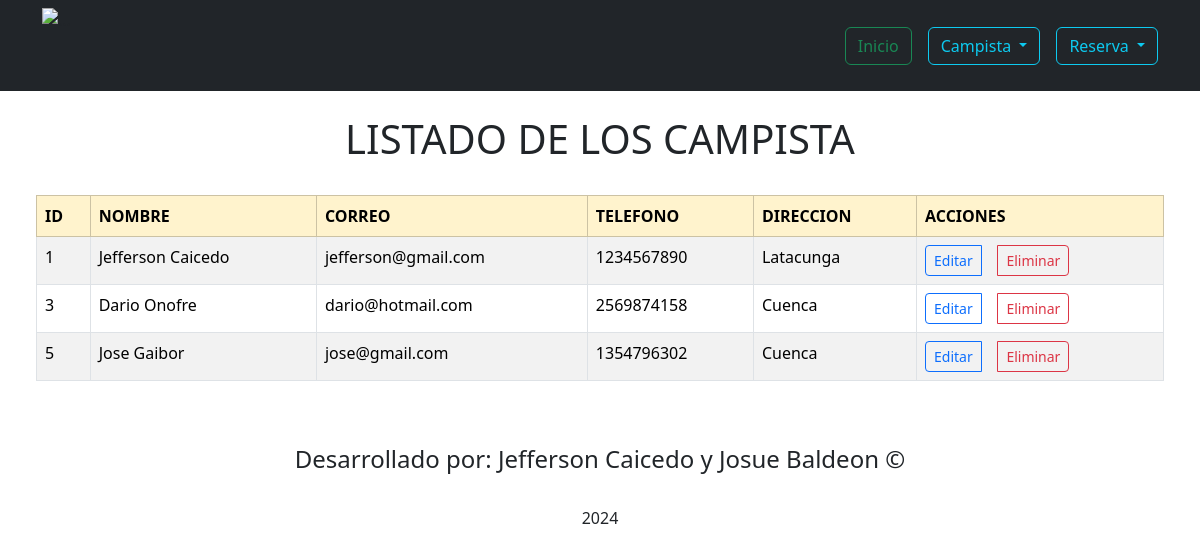
/listadoCampista/, run on the app's committed database.
### Aplicaciones/Camping/models.py (models this page shows, shortened)
class Campista(models.Model):
    idCam = models.AutoField(primary_key=True)
    nombreCampista = models.CharField(max_length=250)
    correoCampista = models.EmailField()
    telefonoCampista = models.CharField(max_length=10)
    direccionCampista = models.TextField()

### Aplicaciones/Camping/views.py (the view)
# urls.py: path('listadoCampista/',views.listadoCampista),
def listadoCampista(request):
    campistaBdd=Campista.objects.all()
    return render(request,'listadoCampista.html',{'campista':campistaBdd})

### Aplicaciones/Camping/templates/listadoCampista.html (shortened to what this page needs)
{% extends "./plantilla.html" %}
{% block contenido %}
<br>
<h1 style="text-align: center;">LISTADO DE LOS CAMPISTA</h1>
<br>
<div style="margin-left:3%; margin-right: 3%;" class="table-responsive">
    <table class="table table-bordered table-striped table-hover">
        <thead class="table-warning">
            <tr>
                <th>ID</th>
                <th>NOMBRE</th>
                <th>CORREO</th>
                <th>TELEFONO</th>
                <th>DIRECCION</th>
                <th>ACCIONES</th>
            </tr>
        </thead>
        {% for est in campista %}
            <tr>
                <td>{{est.idCam}}</td>
                <td>{{est.nombreCampista}}</td>
                <td>{{est.correoCampista}}</td>
                <td>{{est.telefonoCampista}}</td>
                <td>{{est.direccionCampista}}</td>
                <td>
                    <div class="btn-group" role="group">
                        <a href="/editarCampista/{{est.idCam}}" type="button" class="btn btn-outline-primary btn-sm">Editar</a>
                        <a onclick="return confirm('Estas Seguro');" href="/eliminarCampista/{{est.idCam}}" type="button" class="btn btn-outline-danger btn-sm">Eliminar</a>
                    </div>
                </td>
            </tr>
        {% endfor %}
    </table>
</div>
{% endblock %}

### Aplicaciones/Camping/templates/plantilla.html (shortened to what this page needs)
<!DOCTYPE html>
<html lang="es">
<head>
    <link href="https://cdn.jsdelivr.net/npm/bootstrap@5.3.3/dist/css/bootstrap.min.css" rel="stylesheet"
>
    <link rel="stylesheet" href="https://cdnjs.cloudflare.com/ajax/libs/izitoast/1.4.0/css/iziToast.css"
 />
</head>
<body>
    <nav class="navbar navbar-expand-lg navbar-dark bg-dark">
        <div class="container d-flex align-items-center">
            <img height="75px" src="https://aplicaciones.utc.edu.ec/matriculaOnLine2/img/logotipo-UTC.png" alt="..."
                class="me-3">
            <div class="d-flex flex-wrap justify-content-center gap-3">
                <a href="/" class="btn btn-outline-success">Inicio</a>
                <div class="dropdown">
                    <button class="btn btn-outline-info dropdown-toggle" type="button" data-bs-toggle="dropdown"
                        aria-expanded="false">
                        Campista
                    </button>
                </div>
                <div class="dropdown">
                    <button class="btn btn-outline-info dropdown-toggle" type="button" data-bs-toggle="dropdown"
                        aria-expanded="false">
                        Reserva
                    </button>
                </div>
            </div>
        </div>
    </nav>
    {% block contenido %}{% endblock %}
    <br>
    <br>
    <div style="text-align: center;">
        <h4>Desarrollado por:
            Jefferson Caicedo y Josue Baldeon &copy; </h4>
        <br>
        2024
        <br>
        <br>
    </div>
</body>
</html>

### data on the page
Campista: idCam "1", nombreCampista "Jefferson Caicedo", correoCampista "jefferson@gmail.com", telefonoCampista "1234567890", direccionCampista "Latacunga"
Campista: idCam "3", nombreCampista "Dario Onofre", correoCampista "dario@hotmail.com", telefonoCampista "2569874158", direccionCampista "Cuenca"
Campista: idCam "5", nombreCampista "Jose Gaibor", correoCampista "jose@gmail.com", telefonoCampista "1354796302", direccionCampista "Cuenca"
